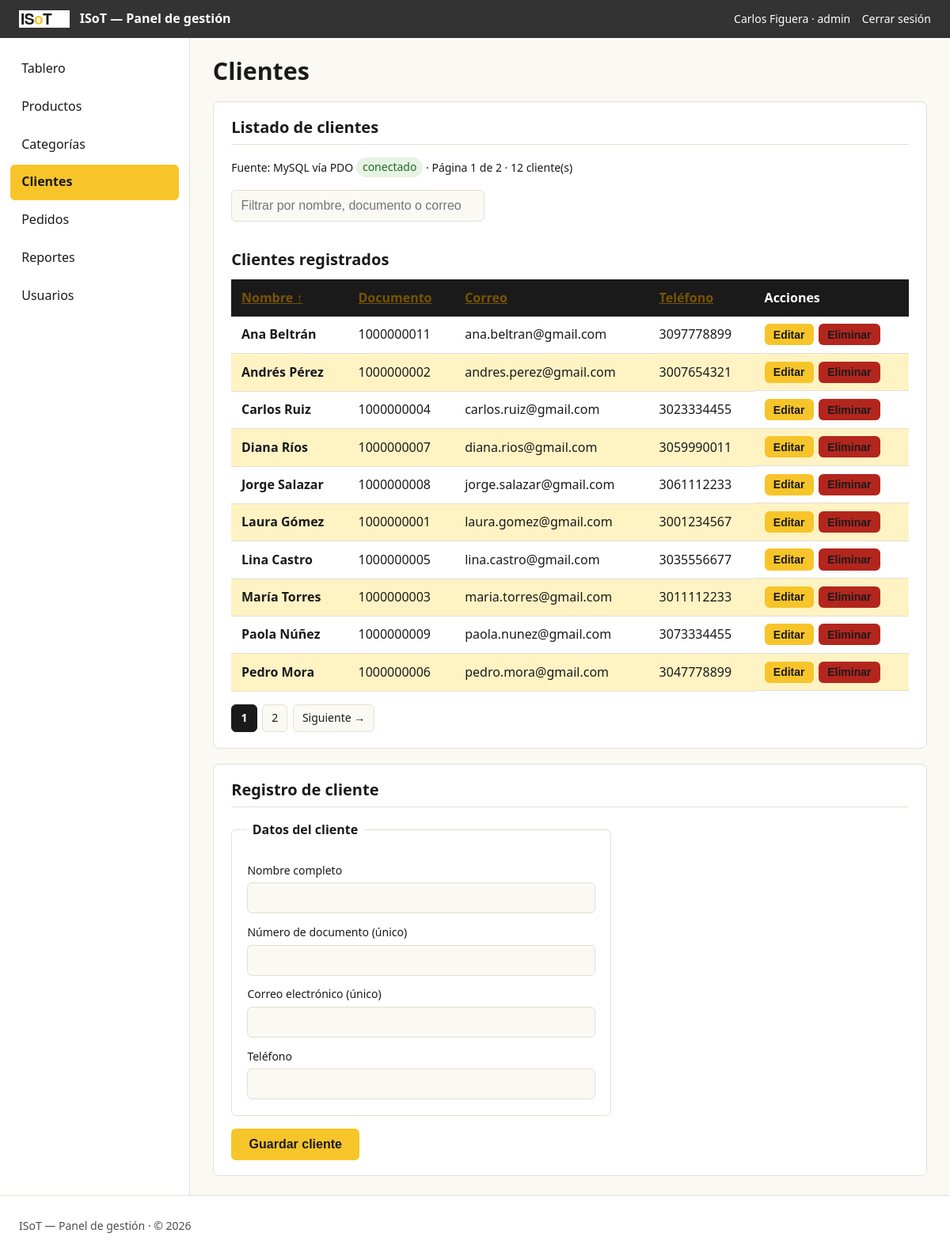
/clientes.php (signed in), run on the app's committed database.
### tables this page shows
CREATE TABLE clientes (
    id      INT UNSIGNED PRIMARY KEY AUTO_INCREMENT,
    nombre  VARCHAR(120) NOT NULL,
    documento VARCHAR(30) NOT NULL UNIQUE,
    correo  VARCHAR(120) NOT NULL UNIQUE,
    telefono VARCHAR(20),
    INDEX idx_clientes_nombre (nombre)
);

### app/seguridad/sesion.php (called while the page is built, shortened)
<?php
function usuarioActual(): ?array
{
    return isset($_SESSION['usuario']) && is_array($_SESSION['usuario'])
        ? $_SESSION['usuario']
        : null;
}

### app/seguridad/guardia.php (called while the page is built, shortened)
<?php
require_once __DIR__ . '/sesion.php';
$usuario = usuarioActual();

### app/modelos/ClienteModelo.php (called while the page is built, shortened)
<?php
final class ClienteModelo
{
    public function listar(
        string $busqueda = '',
        int $pagina = 1,
        int $porPagina = 10,
        string $orden = 'nombre',
        string $direccion = 'ASC'
    ): array {
        $offset = max(0, ($pagina - 1) * $porPagina);
        $filtro = $this->columnaOrden($orden);
        $dir = strtoupper($direccion) === 'DESC' ? 'DESC' : 'ASC';
        $sql = "SELECT id, nombre, documento, correo, telefono
                FROM clientes
                WHERE nombre LIKE :busqueda
                   OR documento LIKE :busqueda2
                   OR correo LIKE :busqueda3
                ORDER BY {$filtro} {$dir}
                LIMIT :porPagina OFFSET :offset";
        $st = $this->pdo->prepare($sql);
        $st->bindValue(':busqueda', '%' . $busqueda . '%', PDO::PARAM_STR);
        $st->bindValue(':busqueda2', '%' . $busqueda . '%', PDO::PARAM_STR);
        $st->bindValue(':busqueda3', '%' . $busqueda . '%', PDO::PARAM_STR);
        $st->bindValue(':porPagina', $porPagina, PDO::PARAM_INT);
        $st->bindValue(':offset', $offset, PDO::PARAM_INT);
        $st->execute();
        return $st->fetchAll();
    }
    public function contar(string $busqueda = ''): int
    {
        $st = $this->pdo->prepare(
            "SELECT COUNT(*) FROM clientes
             WHERE nombre LIKE :busqueda OR documento LIKE :busqueda2 OR correo LIKE :busqueda3"
        );
        $st->bindValue(':busqueda', '%' . $busqueda . '%', PDO::PARAM_STR);
        $st->bindValue(':busqueda2', '%' . $busqueda . '%', PDO::PARAM_STR);
        $st->bindValue(':busqueda3', '%' . $busqueda . '%', PDO::PARAM_STR);
        $st->execute();
        return (int) $st->fetchColumn();
    }
    private function columnaOrden(string $orden): string
    {
        return in_array(strtolower($orden), self::COLUMNAS_ORDEN, true)
            ? strtolower($orden)
            : 'nombre';
    }
}

### clientes.php (the view, shortened to what this page needs)
<?php
require_once __DIR__ . '/app/seguridad/guardia.php';
require_once __DIR__ . '/app/modelos/ClienteModelo.php';
$q = trim((string) ($_GET['q'] ?? ''));
$orden = strtolower((string) ($_GET['orden'] ?? 'nombre'));
$direccion = strtoupper((string) ($_GET['dir'] ?? 'asc'));
$pagina = max(1, (int) ($_GET['pagina'] ?? 1));
$porPagina = 10;
$bdDisponible = false;
$clientes = [];
$total = 0;
$totalPaginas = 1;
$editando = null;
try {
    $pdo = Conexion::obtener();
    $bdDisponible = true;
    $modelo = new ClienteModelo($pdo);
    $clientes = $modelo->listar($q, $pagina, $porPagina, $orden, $direccion);
    $total = $modelo->contar($q);
    $totalPaginas = max(1, (int) ceil($total / $porPagina));
} catch (PDOException $e) {
    $bdDisponible = false;
}
?>
<!DOCTYPE html>
<html lang="es">
<head>
    <link rel="stylesheet" href="<?= BASE_URL ?>css/tokens.css">
    <link rel="stylesheet" href="<?= BASE_URL ?>css/estilos.css">
</head>
<body class="panel" data-tabla-servidor>
    <?php require __DIR__ . '/app/vistas/parciales/cabecera.php'; ?>
    <?php require __DIR__ . '/app/vistas/parciales/menu.php'; ?>
    <main class="contenido">
        <h1>Clientes</h1>
        <section class="listado">
            <h2>Listado de clientes</h2>
            <p class="fuente-datos">
                Fuente: MySQL vía PDO
                <span class="etiqueta-estado <?= $bdDisponible ? 'exito' : '' ?>">
                    <?= $bdDisponible ? 'conectado' : 'sin conexión' ?>
                </span>
                · Página <?= $pagina ?> de <?= $totalPaginas ?> · <?= htmlspecialchars((string) $total, ENT_QUOTES, 'UTF-8') ?> cliente(s)
            </p>
            <form method="get" action="clientes.php" class="buscador" role="search">
                <input type="search" id="buscador" name="q" class="buscador" value="<?= htmlspecialchars($q, ENT_QUOTES, 'UTF-8') ?>"
                       placeholder="Filtrar por nombre, documento o correo">
            </form>
            <?php if ($bdDisponible && $total === 0): ?>
                <p>Sin resultados para la búsqueda «<?= htmlspecialchars($q, ENT_QUOTES, 'UTF-8') ?>».</p>
            <?php elseif ($bdDisponible): ?>
                <table id="tabla-clientes">
                    <caption>Clientes registrados</caption>
                    <thead>
                        <tr>
                            <?php foreach (['nombre' => 'Nombre', 'documento' => 'Documento', 'correo' => 'Correo', 'telefono' => 'Teléfono'] as $campo => $etiqueta): ?>
                                <th scope="col">
                                    <?php $activo = $orden === $campo; $dirSig = $orden === $campo && $direccion === 'ASC' ? 'desc' : 'asc'; ?>
                                    <a href="clientes.php?q=<?= urlencode($q) ?>&pagina=1&orden=<?= $campo ?>&dir=<?= $dirSig ?>">
                                        <?= $etiqueta ?><?= $activo ? ($direccion === 'ASC' ? ' ↑' : ' ↓') : '' ?>
                                    </a>
                                </th>
                            <?php endforeach; ?>
                            <th scope="col">Acciones</th>
                        </tr>
                    </thead>
                    <tbody>
                        <?php foreach ($clientes as $cliente): ?>
                            <tr>
                                <th scope="row" data-label="Nombre"><?= htmlspecialchars($cliente['nombre'], ENT_QUOTES, 'UTF-8') ?></th>
                                <td data-label="Documento"><?= htmlspecialchars($cliente['documento'], ENT_QUOTES, 'UTF-8') ?></td>
                                <td data-label="Correo"><?= htmlspecialchars($cliente['correo'], ENT_QUOTES, 'UTF-8') ?></td>
                                <td data-label="Teléfono"><?= htmlspecialchars((string) ($cliente['telefono'] ?? ''), ENT_QUOTES, 'UTF-8') ?></td>
                                <td data-label="Acciones" class="acciones">
                                    <button type="button" class="boton-mini" data-accion="editar" data-id="<?= (int) $cliente['id'] ?>">Editar</button>
                                    <form method="post" action="<?= BASE_URL ?>app/rutas/eliminar-cliente.php" class="accion-fila"
                                          onsubmit="return confirm('¿Eliminar este cliente? Solo si no tiene pedidos.');">
                                        <button type="submit" class="boton-mini boton-peligro" data-accion="eliminar" data-id="<?= (int) $cliente['id'] ?>">Eliminar</button>
                                    </form>
                                </td>
                            </tr>
                        <?php endforeach; ?>
                    </tbody>
                </table>
                <?php if ($totalPaginas > 1): ?>
                    <nav class="paginador" aria-label="Paginación">
                        <?php for ($i = 1; $i <= $totalPaginas; $i++): ?>
                            <?php if ($i === $pagina): ?>
                                <span class="paginador-actual" aria-current="page"><?= $i ?></span>
                            <?php else: ?>
                                <a href="clientes.php?q=<?= urlencode($q) ?>&pagina=<?= $i ?>&orden=<?= $orden ?>&dir=<?= $direccion ?>"><?= $i ?></a>
                            <?php endif; ?>
                        <?php endfor; ?>
                        <?php if ($pagina < $totalPaginas): ?>
                            <a href="clientes.php?q=<?= urlencode($q) ?>&pagina=<?= $pagina + 1 ?>&orden=<?= $orden ?>&dir=<?= $direccion ?>">Siguiente →</a>
                        <?php endif; ?>
                    </nav>
                <?php endif; ?>
            <?php endif; ?>
        </section>
        <section class="formulario">
            <h2><?= $editando ? 'Editar cliente' : 'Registro de cliente' ?></h2>
            <form action="<?= BASE_URL ?>app/rutas/guardar-cliente.php" method="post" id="form-cliente" novalidate>
                <fieldset>
                    <legend>Datos del cliente</legend>
                    <label for="nombre">Nombre completo</label>
                    <input type="text" id="nombre" name="nombre" required minlength="3"
                           value="<?= $editando ? htmlspecialchars($editando['nombre'], ENT_QUOTES, 'UTF-8') : '' ?>"
                           aria-describedby="error-nombre">
                    <label for="documento">Número de documento (único)</label>
                    <input type="text" id="documento" name="documento" required
                           value="<?= $editando ? htmlspecialchars($editando['documento'], ENT_QUOTES, 'UTF-8') : '' ?>"
                           aria-describedby="error-documento">
                    <label for="correo">Correo electrónico (único)</label>
                    <input type="email" id="correo" name="correo" required
                           value="<?= $editando ? htmlspecialchars($editando['correo'], ENT_QUOTES, 'UTF-8') : '' ?>"
                           aria-describedby="error-correo">
                    <label for="telefono">Teléfono</label>
                    <input type="tel" id="telefono" name="telefono"
                           value="<?= $editando ? htmlspecialchars((string) ($editando['telefono'] ?? ''), ENT_QUOTES, 'UTF-8') : '' ?>"
                           aria-describedby="error-telefono">
                </fieldset>
                <button type="submit"><?= $editando ? 'Guardar cambios' : 'Guardar cliente' ?></button>
            </form>
        </section>
    </main>
    <?php require __DIR__ . '/app/vistas/parciales/pie.php'; ?>
</body>
</html>

### app/vistas/parciales/cabecera.php (shortened to what this page needs)
<header class="encabezado barra">
    <div class="encabezado-marca">
        <img src="<?= BASE_URL ?>assets/img/logo.svg" alt="Logo de ISoT" width="64">
        <p class="nombre-sitio"><?= NOMBRE_SITIO ?></p>
    </div>
    <div class="usuario">
        <span><?= htmlspecialchars($usuario['nombre'], ENT_QUOTES, 'UTF-8') ?> · <?= htmlspecialchars($usuario['rol'], ENT_QUOTES, 'UTF-8') ?></span>
        <a href="<?= BASE_URL ?>salir.php">Cerrar sesión</a>
    </div>
</header>

### app/vistas/parciales/menu.php (shortened to what this page needs)
<?php
$paginaActual = basename($_SERVER['PHP_SELF']);
$opcionesMenu = [
    ['archivo' => 'dashboard.php', 'texto' => 'Tablero',    'roles' => ['admin', 'vendedor', 'consultor']],
    ['archivo' => 'productos.php', 'texto' => 'Productos',  'roles' => ['admin', 'vendedor', 'consultor']],
    ['archivo' => 'categorias.html', 'texto' => 'Categorías', 'roles' => ['admin', 'vendedor']],
    ['archivo' => 'clientes.php', 'texto' => 'Clientes',   'roles' => ['admin', 'vendedor']],
    ['archivo' => 'pedidos.php', 'texto' => 'Pedidos',     'roles' => ['admin', 'vendedor']],
    ['archivo' => 'reportes.html', 'texto' => 'Reportes',   'roles' => ['admin', 'consultor']],
    ['archivo' => 'usuarios.php', 'texto' => 'Usuarios',    'roles' => ['admin']],
];
?>
<aside class="menu" id="menu-lateral">
    <nav aria-label="Menú principal">
        <ul>
            <?php foreach ($opcionesMenu as $opcion): ?>
                <?php $activo = ($paginaActual === $opcion['archivo']); ?>
                <li>
                    <a href="<?= BASE_URL . $opcion['archivo'] ?>"
                       class="<?= $activo ? 'activo' : '' ?>"
                       <?= $activo ? 'aria-current="page"' : '' ?>>
                        <?= htmlspecialchars($opcion['texto'], ENT_QUOTES, 'UTF-8') ?>
                    </a>
                </li>
            <?php endforeach; ?>
        </ul>
    </nav>
</aside>

### app/vistas/parciales/pie.php (shortened to what this page needs)
<footer class="pie">
    <p><?= NOMBRE_SITIO ?> · © <?= ANIO_SITIO ?></p>
</footer>

### css/tokens.css (style rules this page uses)
:root { --superficie: #FAF9F4; --superficie-alta: #FFFFFF; --borde: #E3DFD3; --superficie-oscura: #333333; --color-marca: #1A1A1A; --color-marca-sua: #FFF3C4; --color-accion: #F7C52A; --color-accion-oscura: #DFAB00; --color-accion-texto: #1A1A1A; --color-acento: #7A5400; --texto: #1A1A1A; --texto-tenue: #4D4D4D; --exito: #1E6B26; --advertencia: #945200; --error: #B3261E; --error-oscura: #8F1D18; --info: #15506B; --fondo-modal: rgba(26, 26, 26, 0.5); --exito-sua: #E7F3E4; --advertencia-sua: #FBEFDF; --error-sua: #F9E4E2; --info-sua: #E3EEF3; }

### data on the page
clientes: nombre "Ana Beltrán", documento "1000000011", correo "ana.beltran@gmail.com", telefono "3097778899"
clientes: nombre "Andrés Pérez", documento "1000000002", correo "andres.perez@gmail.com", telefono "3007654321"
clientes: nombre "Carlos Ruiz", documento "1000000004", correo "carlos.ruiz@gmail.com", telefono "3023334455"
clientes: nombre "Diana Ríos", documento "1000000007", correo "diana.rios@gmail.com", telefono "3059990011"
clientes: nombre "Jorge Salazar", documento "1000000008", correo "jorge.salazar@gmail.com", telefono "3061112233"
clientes: nombre "Laura Gómez", documento "1000000001", correo "laura.gomez@gmail.com", telefono "3001234567"
clientes: nombre "Lina Castro", documento "1000000005", correo "lina.castro@gmail.com", telefono "3035556677"
clientes: nombre "María Torres", documento "1000000003", correo "maria.torres@gmail.com", telefono "3011112233"
clientes: nombre "Paola Núñez", documento "1000000009", correo "paola.nunez@gmail.com", telefono "3073334455"
clientes: nombre "Pedro Mora", documento "1000000006", correo "pedro.mora@gmail.com", telefono "3047778899"

### other printed values
NOMBRE_SITIO "ISoT — Panel de gestión"
$usuario['nombre'] "Carlos Figuera"
$usuario['rol'] "admin"
$opcion['texto'] "Tablero"
$opcion['texto'] "Productos"
$opcion['texto'] "Categorías"
$opcion['texto'] "Clientes"
$opcion['texto'] "Pedidos"
$opcion['texto'] "Reportes"
$opcion['texto'] "Usuarios"
$pagina "1"
$totalPaginas "2"
$total "12"
$etiqueta "Nombre"
$etiqueta "Documento"
